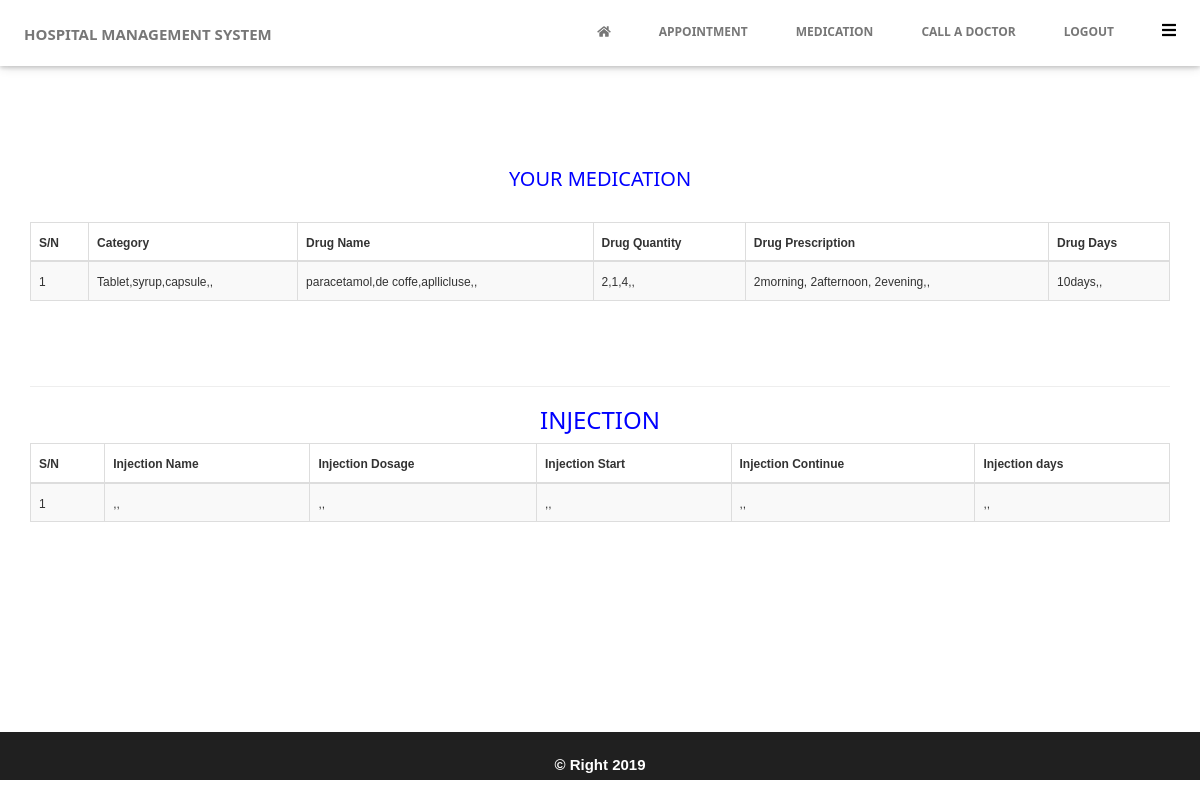
Page /medication.php (signed in) on the committed database.
### tables this page shows
CREATE TABLE `prescription` (
  `id` int(222) NOT NULL,
  `patient_id` varchar(222) NOT NULL,
  `drug_categories` varchar(222) NOT NULL,
  `drug_categories1` varchar(222) NOT NULL,
  `drug_categories2` varchar(222) NOT NULL,
  `drug_name` varchar(222) NOT NULL,
  `drug_name1` varchar(222) NOT NULL,
  `drug_name2` varchar(222) NOT NULL,
  `drug_quantity` varchar(222) NOT NULL,
  `drug_quantity1` varchar(222) NOT NULL,
  `drug_quantity2` varchar(222) NOT NULL,
  `drug_prescription` varchar(222) NOT NULL,
  `drug_prescription1` varchar(222) NOT NULL,
  `drug_prescription2` varchar(222) NOT NULL,
  `drug_days` varchar(222) NOT NULL,
  `drug_days1` varchar(222) NOT NULL,
  `drug_days2` varchar(222) NOT NULL,
  `injection_name` varchar(222) NOT NULL,
  `injection_name1` varchar(222) NOT NULL,
  `injection_name2` varchar(222) NOT NULL,
  `injection_dosage` varchar(222) NOT NULL,
  `injection_dosage1` varchar(222) NOT NULL,
  `injection_dosage2` varchar(222) NOT NULL,
  `injection_start` varchar(222) NOT NULL,
  `injection_start1` varchar(222) NOT NULL,
  `injection_start2` varchar(222) NOT NULL,
  `injection_continue` varchar(222) NOT NULL,
  `injection_continue1` varchar(222) NOT NULL,
  `injection_continue2` varchar(222) NOT NULL,
  `injection_days` varchar(222) NOT NULL,
  `injection_days1` varchar(222) NOT NULL,
  `injection_days2` varchar(222) NOT NULL
);

### medication.php (the view, shortened to what this page needs)
  <!DOCTYPE html>
<html>
<head>
<head>
<link rel="stylesheet" href="css/w3.css">
<link rel="stylesheet" href="css/css.css">
<link rel="stylesheet" href="css/bootstrap.min.css">
<link rel="stylesheet" href="fontawesome/flaticon/font/flaticon.css">
 <link rel="stylesheet"  href="fontawesome/web-fonts-with-css/css/fontawesome-all.min.css">
  </head>
    <body>
    <?php session_start(); include 'users_nav.php'; ?>
<br>
<br>
<br>
<div class="container">
<br>
<br>
 <br>
<br>
<h4 align="center" style="color: blue;"> YOUR MEDICATION </h4>
<br>
 <div class="table-responsive">
     <table id="example1" class="table table-striped table-bordered">
        <thead>
        <th><small>S/N</th>
            <th><small>Category</small></th>
        <th><small>Drug Name</small></th>
         <th><small>Drug Quantity</small></th>
         <th><small>Drug Prescription</th></small>
          <th><small>Drug Days</th></small>
      </thead>
      <?php
$sn = 0;
$mysqli = new mysqli('localhost','root','','hospital');
$adno = $_SESSION['admins'];
$sql = mysqli_query($mysqli, "SELECT * FROM prescription  st INNER JOIN patient pt ON st.patient_id = pt.patient_id WHERE email = '$adno'  ");
while ($row = mysqli_fetch_assoc($sql)){
  $sn++;
?>
<tbody>
 <tr>
    <td><small><?php echo $sn; ?></small></td>
     <td><small><?php echo $row['drug_categories'].",".$row['drug_categories1'].",".$row['drug_categories2']; ?></small></td>
     <td><small><?php echo $row['drug_name'].",".$row['drug_name1'].",".$row['drug_name2']; ?></small></td>
      <td><small><?php echo $row['drug_quantity'].",".$row['drug_quantity1'].",".$row['drug_quantity2']; ?></small></td>
      <td><small><?php echo $row['drug_prescription'].",".$row['drug_prescription1'].",".$row['drug_prescription2']; ?></small></td>
         <td><small><?php echo $row['drug_days'].",".$row['drug_days1'].",".$row['drug_days2']; ?></small></td>
  </tr>
 <?php } ?>
</tbody>
     </table>
<br>
<br>
<hr>
<h3 align="center" style="color: blue;">INJECTION</h3>
     <table id="example1" class="table table-striped table-bordered">
        <thead>
        <th><small>S/N</th>
        <th><small>Injection Name</small></th>
         <th><small>Injection Dosage</small></th>
         <th><small>Injection Start</th></small>
          <th><small>Injection Continue</th></small>
          <th><small>Injection days</th></small>
      </thead>
      <?php
$sn = 0;
$mysqli = new mysqli('localhost','root','','hospital');
$adno = $_SESSION['admins'];
$sql = mysqli_query($mysqli, "SELECT * FROM prescription  st INNER JOIN patient pt ON st.patient_id = pt.patient_id WHERE email = '$adno'  ");
while ($row = mysqli_fetch_assoc($sql)){
  $sn++;
?>
<tbody>
 <tr>
    <td><small><?php echo $sn; ?></small></td>
     <td><small><?php echo $row['injection_name'].",".$row['injection_name1'].",".$row['injection_name2']; ?></small></td>
     <td><small><?php echo $row['injection_dosage'].",".$row['injection_dosage1'].",".$row['injection_dosage2']; ?></small></td>
      <td><small><?php echo $row['injection_start'].",".$row['injection_start1'].",".$row['injection_start2']; ?></small></td>
      <td><small><?php echo $row['injection_continue'].",".$row['injection_continue1'].",".$row['injection_continue2']; ?></small></td>
         <td><small><?php echo $row['injection_days'].",".$row['injection_days1'].",".$row['injection_days2']; ?></small></td>
  </tr>
 <?php } ?>
</tbody>
     </table>
    </div>
</div>
	<b>
	<br>
	<br>
	<br>
  <br>
  <br>
  <br>
  <br>
<div class="footer" style="height:50px ;margin-top:30px; text-align: center; color:white; border-top:2px solid white; background-color:#202020;" > <br> &copy Right 2019</div>
</body>
</html>

### css/w3.css (style rules this page uses)
*,*:before,*:after { box-sizing:inherit }
html { -ms-text-size-adjust:100%;-webkit-text-size-adjust:100% }
body { margin:0 }
small { font-size:80% }
hr { box-sizing:content-box;height:0;overflow:visible }
html,body { font-family:Verdana,sans-serif;font-size:15px;line-height:1.5 }
html { overflow-x:hidden }
h1,h2,h3,h4,h5,h6,.w3-slim,.w3-wide { font-family:"Segoe UI",Arial,sans-serif }
h3 { font-size:24px }
h4 { font-size:20px }
h1,h2,h3,h4,h5,h6 { font-weight:400;margin:10px 0 }
hr { border:0;border-top:1px solid #eee;margin:20px 0 }

### rows in the picture
prescription: drug_categories "Tablet,syrup,capsule", drug_name "paracetamol,de coffe,apllicluse", drug_quantity "2,1,4", drug_prescription "2morning, 2afternoon, 2evening", drug_days "10days"
